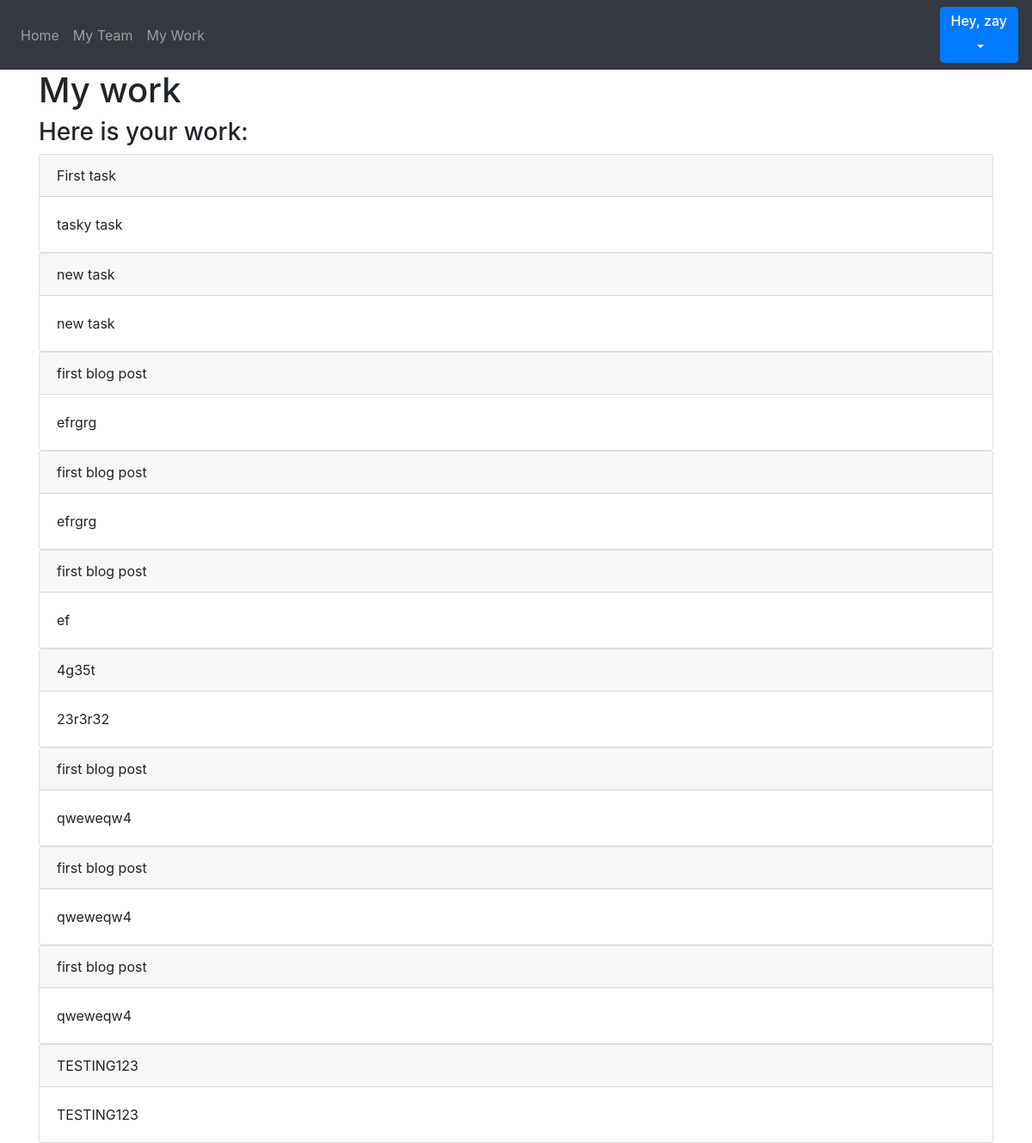
The page /my-work (signed in) on the database its author committed.
### website/models.py (models this page shows)
class User(db.Model, UserMixin):
    id = db.Column(db.Integer, primary_key=True) # created by db
    email = db.Column(db.String(150), unique=True)
    password = db.Column(db.String(255))
    first_name = db.Column(db.String(150))
    notes = db.relationship('Note') # store all notes user has, based on db relationship
    team_id = db.Column(db.Integer, db.ForeignKey('team.id'))
    team_leader = db.Column(db.Boolean)
    work = db.relationship('Work') # store all work user has, based on db relationship
    points = db.Column(db.Integer)

class Work(db.Model):
    id = db.Column(db.Integer, primary_key=True) # db will create
    title = db.Column(db.String(200))
    description = db.Column(db.String(10000))
    date = db.Column(db.DateTime(timezone=True), default=func.now()) # db will create
    user_id = db.Column(db.Integer, db.ForeignKey('user.id'))
    status = db.Column(db.String(100))
    points = db.Column(db.Integer)

### website/views.py (the view)
@views.route('/my-work', methods=['GET'])
@login_required
def my_work():
    return render_template('mywork.html', user=current_user)

### website/__init__.py (called while the page is built)
def create_app():
    app = Flask(__name__)
    app.config['SECRET_KEY'] = 'gyugigygufgkjjhb' # secure cookies n session data
    app.config['SQLALCHEMY_DATABASE_URI'] = f'sqlite:///{DB_NAME}'
    db.init_app(app)
    from .views import views
    from .auth import auth
    app.register_blueprint(views, url_prefix='/')
    app.register_blueprint(auth, url_prefix='/')
    from .models import User, Work, Team, Note
    create_database(app)
    login_manager = LoginManager()
    login_manager.login_view = 'auth.log_in'
    login_manager.init_app(app)
    @login_manager.user_loader
    def load_user(id):
        return User.query.get(int(id)) # looks for primary key
    return app

### website/templates/mywork.html
{% extends 'base.html' %}
{% block content %}
<h1>My work</h1>
{% if user.work %}
    <h3>Here is your work:</h3>
    {% for task in user.work %}
    <div class="card">
        <div class="card-header">{{ task.title }}</div>
        <div class="card-body">{{ task.description }}</div>
    </div>
    {% endfor %}
{% else %}
    <h3>You have no work available.</h3>
{% endif %}
{% endblock %}

### website/templates/base.html (shortened to what this page needs)
<!DOCTYPE html>
<html>
<head>
    <link
      rel="stylesheet"
      href="https://stackpath.bootstrapcdn.com/bootstrap/4.4.1/css/bootstrap.min.css"
    />
    <link
      rel="stylesheet"
      href="https://stackpath.bootstrapcdn.com/font-awesome/4.7.0/css/font-awesome.min.css"
    />
    <link rel='stylesheet' href='{{ url_for('static', filename='styles.css') }}'/>
</head>
<body>
    <nav class='navbar navbar-expand-lg navbar-dark bg-dark'>
        <div class="collapse navbar-collapse" id="navbar">
            <div class="navbar-nav">
                {% if user.is_authenticated %}
                    <a class="nav-item nav-link" id="home" href="/">Home</a>
                    <a class="nav-item nav-link" id="myteam" href="/my-team">My Team</a>
                    {% if user.team_leader %}
                        <a class="nav-item nav-link" id="managework" href="/manage-work">Manage Work</a>
                    {% else %}
                        <a class="nav-item nav-link" id="mywork" href="/my-work">My Work</a>
                    {% endif %}
                {% else %}
                    <a class="nav-item nav-link" id="login" href="/log-in">Login</a>
                    <a class="nav-item nav-link" id="signUp" href="/sign-up">Sign Up</a>
                {% endif %}
            </div>
        </div>
        {% if user.is_authenticated %}
            <div class="dropdown">
                <button type="button" class="btn btn-primary dropdown-toggle" data-toggle="dropdown">
                    <h6>Hey, {{ user.first_name }}</h6>
                </button>
        {% endif %}
    </nav>
    <div class='container'>
        {% block content %}
        {% endblock %}
    </div>
</body>
</html>

### rows shown on the page
User: first_name "zay"
Work: title "First task", description "tasky task"
Work: title "new task", description "new task"
Work: title "first blog post", description "efrgrg"
Work: title "first blog post", description "efrgrg"
Work: title "first blog post", description "ef"
Work: title "4g35t", description "23r3r32"
Work: title "first blog post", description "qweweqw4"
Work: title "first blog post", description "qweweqw4"
Work: title "first blog post", description "qweweqw4"
Work: title "TESTING123", description "TESTING123"
